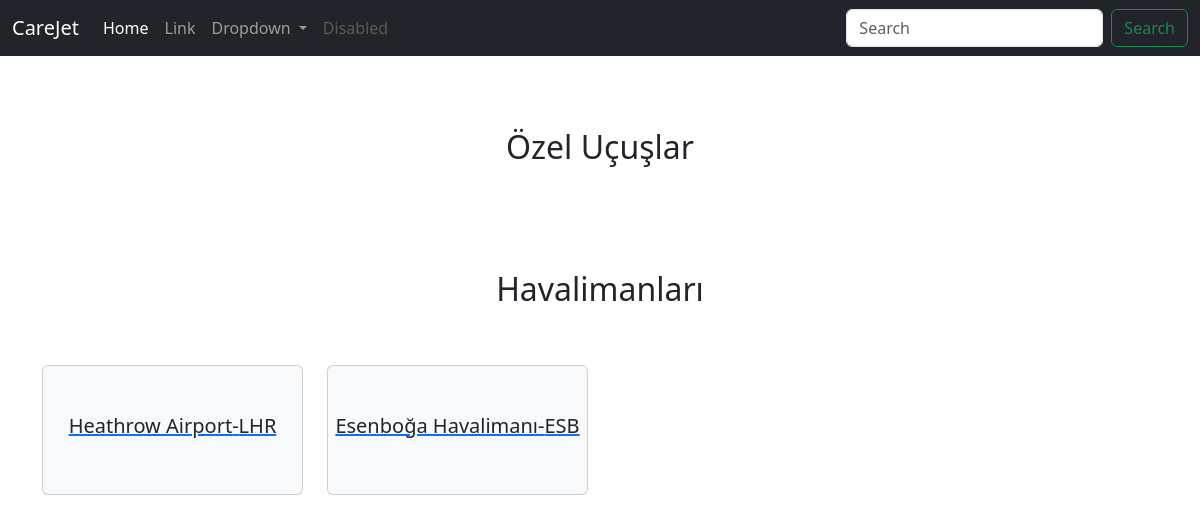
/, run on an earlier commit of the app's database.
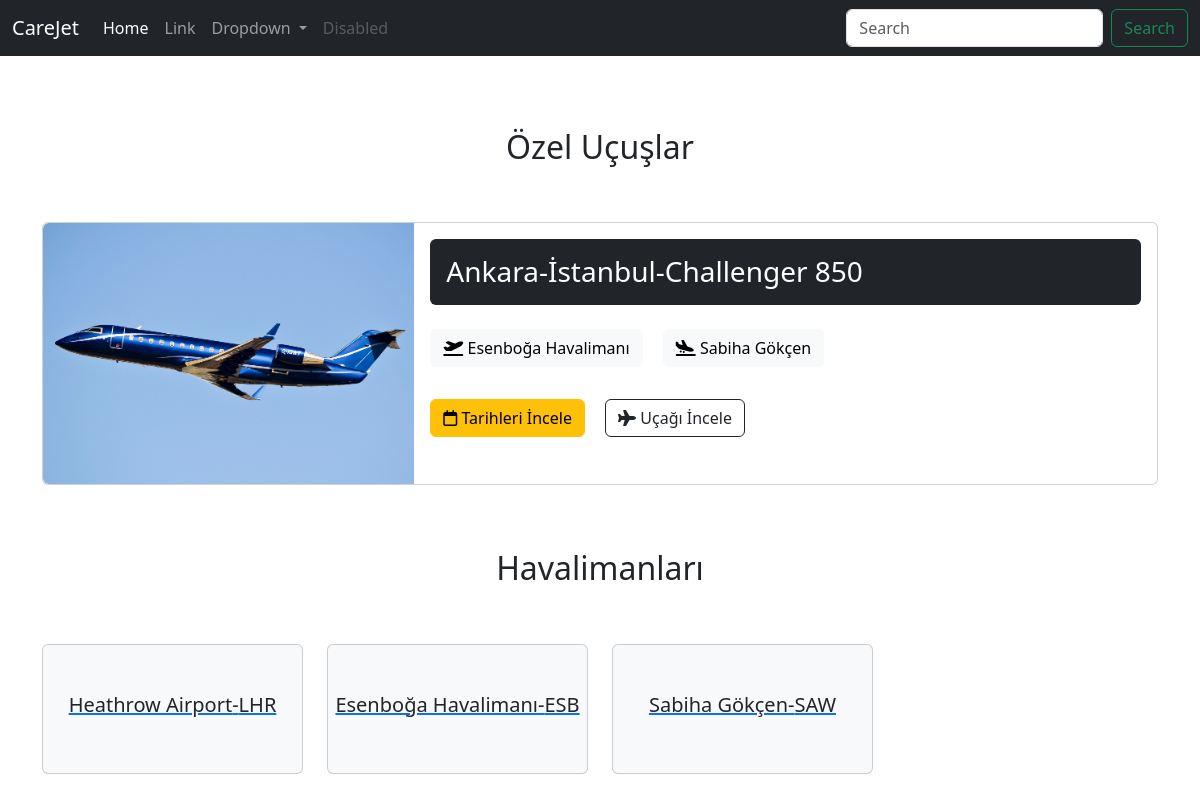
And on a later commit of the database.
### ucus/models.py (models this page shows, shortened)
class Airport(models.Model):
    isim = models.CharField(max_length=180) # Charfield= kısa metinsel ifade, max_lenght belirtilmeli
    sehir = models.CharField(max_length=50)
    ulke = models.CharField(max_length=80)
    kod = models.CharField(max_length=8)
    aciklama = models.TextField(null=True,blank=True) # null veritabanı için blank form için
    def __str__(self):
        return self.isim #listede object yerine isim görünmesi için

class Rota(models.Model):
    isim = models.CharField(max_length=120)
    kalkis = models.ForeignKey(Airport,on_delete=models.CASCADE, related_name="Kalkış")
    varis = models.ForeignKey(Airport,on_delete=models.CASCADE, related_name="Varış")
    ucak = models.ForeignKey(Ucak,on_delete=models.CASCADE)
    class Meta:
        verbose_name="Uçus Rotası"
        verbose_name_plural="Uçuş Rotaları"

class Ucak(models.Model):
    isim = models.CharField(max_length=150)
    marka = models.CharField(max_length=120)
    model = models.CharField(max_length=120)
    yil = models.IntegerField()
    kapasite = models.IntegerField()
    hiz = models.FloatField()
    boy = models.FloatField()
    ulke = models.CharField(max_length=120)
    detay = models.TextField()
    resim = models.ImageField(upload_to="images/")
    class Meta:
        verbose_name="Jet"
        verbose_name_plural="Jetler"

### ucus/views.py (the view)
# urls.py: 2. Add a URL to urlpatterns:  path('', views.home, name='home')
def home(request):
    airports = Airport.objects.all()
    rotalar = Rota.objects.all()
    return render(request,'index.html',context={'airports':airports,'rotalar':rotalar})

### template/index.html (shortened to what this page needs)
{% extends 'base.html' %}
{% block slide %}
<div class="row">
    <div class="col-md-12 p-0">
    </div>
</div>
{% endblock %}
{% block icerik %}
<div class="container">
    <div class="row">
        <div class="col-md-12">
            <h2 class="text-dark text-center py-5">Özel Uçuşlar</h2>
            {% for rota in rotalar %}
            <div class="card mb-3">
                <div class="row g-0">
                    <div class="col-md-4 rotaucakresim">
                        <img src="media/{{ rota.ucak.resim }}" class="img-fluid rounded-start" alt="...">
                    </div>
                    <div class="col-md-8">
                        <div class="card-body">
                            <h3 class="card-title bg-dark text-white rounded p-3 mb-4">{{ rota.isim }}</h3>
                            <p class="card-text">
                                <button
                                        class="btn btn-light btn-xl"><i class="fa-solid fa-plane-departure"></i> {{ rota.kalkis }}
                                </button>
                                <button
                                        class="btn btn-light btn-xl mx-3"><i class="fa-solid fa-plane-arrival"></i>
                                    {{ rota.varis }}
                                </button>
                            </p>
                            <div class="rotabutonlar pt-3">
                                <a href="takvim/{{rota.id}}" class="btn btn-warning"><i
                                        class="fa-regular fa-calendar"></i> Tarihleri
                                    İncele</a>
                                <a href="ucak/{{rota.ucak.id}}" class="btn btn-outline-dark mx-3"><i
                                        class="fa-solid fa-plane"></i> Uçağı
                                    İncele</a>
                            </div>
                        </div>
                    </div>
                </div>
            </div>
            {% endfor %}
        </div>
    </div>
    <div class="row">
        <div class="col-md-12">
            <h2 class="text-dark text-center py-5">Havalimanları</h2>
        </div>
        {% for airport in airports %}
        <div class="col-md-3 mb-3">
            <a href="airport/{{airport.id}}">
                <div class="card bg-light py-5 text-center">
                    <h5>{{airport.isim}}-{{airport.kod}}</h5>
                </div>
            </a>
        </div>
        {% endfor %}
    </div>
</div>
{% endblock %}

What changed in the data, as far as the page shows it:
added Rota: ucak.resim (picture), isim "Ankara-İstanbul-Challenger 850", kalkis "Esenboğa Havalimanı", varis "Sabiha Gökçen"
added Airport: isim "Sabiha Gökçen", kod "SAW"
